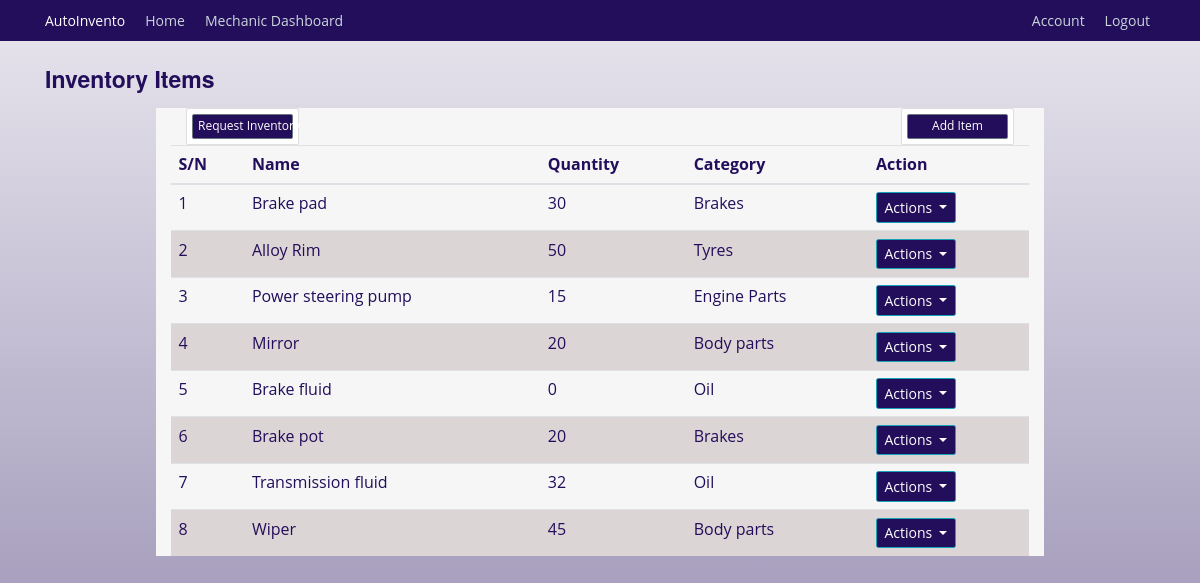
The app's page /inventory/view (signed in) with its own data.
### autoinvento/models.py (models this page shows, shortened)
class InventoryItem(db.Model):
    id = db.Column(db.Integer, primary_key=True)
    name = db.Column(db.String(128), unique=True, nullable=False, index=True)
    quantity = db.Column(db.Integer, nullable=False)
    category = db.Column(db.String(50), nullable=False)
    low_stock_threshold = db.Column(db.Integer, default=10)
    date_added = db.Column(db.DateTime, default=datetime.utcnow)
    supplier_id = db.Column(db.Integer, db.ForeignKey('supplier.id'))
    supplier = db.relationship('Supplier', back_populates='items')
    usage_logs = db.relationship('UsageLog', back_populates='items', cascade='all, delete-orphan')
    notifications = db.relationship('Notification', back_populates='items', cascade='all, delete-orphan')
    requests = db.relationship('InventoryRequest', back_populates='requested_item')

### autoinvento/inventory/routes.py (the view)
@inventory.route('/inventory/view', methods=['GET', 'POST'])
@login_required
def view_inventories():
    inventories = InventoryItem.query.all()
    return render_template('view_inventories.html', title='Inventories', inventories=inventories)

### autoinvento/models.py (called while the page is built)
@login_manager.user_loader
def load_user(mechanic_id):
    return Mechanics.query.get(int(mechanic_id))

### autoinvento/templates/view_inventories.html (shortened to what this page needs)
{% extends "base.html" %} {% block content %}
<div class="inventory">
  <h3 class="mt-4">Inventory Items</h3>
  <div class="container mt-2 background mt-4">
    <div class="col-md-2 float-left">
      <div class="card p-2">
        <a
          class="btn btn-sm btn-secondary"
          href="{{ url_for('users.submit_request') }}"
          >Request Inventory</a
        >
      </div>
    </div>
    <div class="col-md-2 float-right">
      <div class="card p-2">
        <a
          class="btn btn-sm btn-secondary"
          href="{{ url_for('inventory.add_inventory') }}"
          >Add Item</a
        >
      </div>
    </div>
    <table class="table">
      <thead>
        <tr>
          <th>S/N</th>
          <th>Name</th>
          <th>Quantity</th>
          <th>Category</th>
          <th>Action</th>
        </tr>
      </thead>
      <tbody>
        {% for inventory in inventories %}
        <tr>
          <td>{{ inventory.id }}</td>
          <td>{{ inventory.name }}</td>
          <td>{{ inventory.quantity }}</td>
          <td>{{ inventory.category }}</td>
          <td>
            <div class="dropdown">
              <button
                class="btn btn-info dropdown-toggle"
                type="button"
                data-bs-toggle="dropdown"
                aria-expanded="false"
              >
                Actions
              </button>
            </div>
          </td>
        </tr>
        {% endfor %}
      </tbody>
    </table>
  </div>
  {% endblock content %}

### autoinvento/static/css/styles.css (style rules this page uses)
:root { --color-primary: #220e5b; --color-black: #090909; --text-color: var(--color-black); --color-white: #ffffff; --color-background: #f6f6f6; --font-family-base: "Open Sans", "Helvetica Neue", Helvetica, Arial, sans-serif; --font-family-title: "Raleway", "Helvetica Neue", Helvetica, Arial, sans-serif; --font-size-small: 1.2rem; --font-size-medium: 1.4rem; --font-size-large: 1.8rem; --font-size-x-large: 2.3rem; --font-size-xx-large: 3.5rem; --font-weight-regular: 400; --font-weight-bold: 700; --nav-item-font-family: var(--font-family-title); --nav-item-font-weight: var(--font-weight-bold); --nav-item-font-size: var(--font-size-medium); --nav-item-letter-spacing: 0.04rem; --nav-item-display: inline-block; --nav-item-margin: 0 0 3rem 0; --nav-item-link-hover: var(--color-white); --section-tagline-margin: 0; --button-display: inline-block; }
html { scroll-behavior: smooth; font-size: 62.5%; }
body { background: linear-gradient(180deg, var(--color-background), #689fc4); color: var(--color-primary); margin-top: 5rem; font-family: var(--font-family-base); font-size: var(--font-size-medium); font-weight: var(--font-weight-regular); }
h1, h2, h3, h4, h5, h6 { color: var(--color-primary); font-family: var(--font-family-title); font-weight: var(--font-weight-bold); }
tr:nth-child(even) { background-color: #dbd5d5; }
.btn.btn-info.dropdown-toggle { background-color: var(--color-primary); font-size: var(--font-size-medium); }
.col-md-12 h3 { font-size: var(--font-size-x-large); color: var(--color-primary); }
.container.background { margin-top: 20; background: var(--color-white); width: 80%; }
.btn.btn-sm.btn-secondary { background-color: var(--color-primary); font-size: var(--font-size-small); }
.container.mt-4 { background-color: var(--color-background); }

### records on screen
InventoryItem: id "1", name "Brake pad", quantity "30", category "Brakes"
InventoryItem: id "2", name "Alloy Rim", quantity "50", category "Tyres"
InventoryItem: id "3", name "Power steering pump", quantity "15", category "Engine Parts"
InventoryItem: id "4", name "Mirror", quantity "20", category "Body parts"
InventoryItem: id "5", name "Brake fluid", quantity "0", category "Oil"
InventoryItem: id "6", name "Brake pot", quantity "20", category "Brakes"
InventoryItem: id "7", name "Transmission fluid", quantity "32", category "Oil"
InventoryItem: id "8", name "Wiper", quantity "45", category "Body parts"
